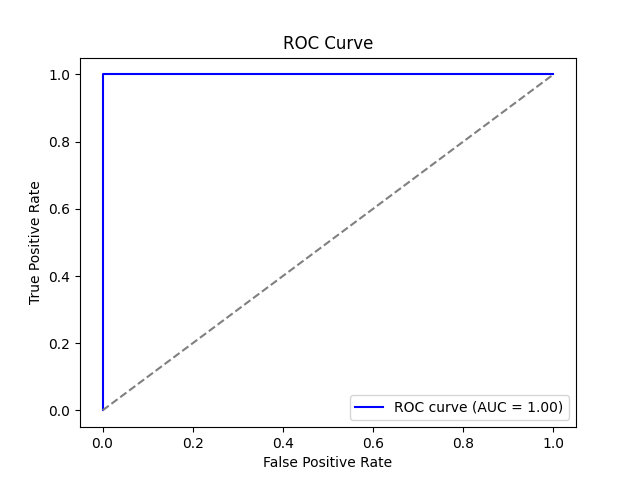

Generate this figure with Python:
import pyod.models.knn as knn
from pyod.utils.data import generate_data 
import sklearn.metrics as metrics
import numpy as np
import matplotlib.pyplot as plt

X_train, X_test, y_train, y_test = generate_data(400,100,2,0.1)

model = knn.KNN(contamination=0.01)
# daca contaminarea este mai mare decat contaminarea din dataset atunci creste nr de FP
# daca contaminarea este mai mica decat cont din dataset atunci creste nr de FN
model.fit(X_train)

train_predictions = model.predict(X_train)
test_predictions = model.predict(X_test)
train_scores = model.decision_function(X_train)
test_scores = model.decision_function(X_test)

true_y = np.concatenate([y_train, y_test])
predictions = np.concatenate([train_predictions,test_predictions])
scores = np.concatenate([train_scores, test_scores])

confusion = metrics.confusion_matrix(true_y,predictions)

print("Confusion matrix:\n", confusion)

balanced_acc = metrics.balanced_accuracy_score(true_y, predictions)

print("Balanced Accuracy:", balanced_acc)

fpr, tpr, thresholds = metrics.roc_curve(true_y,scores)
roc_auc = roc_auc_score = metrics.roc_auc_score(true_y, scores)

plt.plot(fpr, tpr, color='blue', label=f'ROC curve (AUC = {roc_auc:.2f})')
plt.plot([0, 1], [0, 1], color='gray', linestyle='--')
plt.xlabel('False Positive Rate')
plt.ylabel('True Positive Rate')
plt.title('ROC Curve')
plt.legend()
plt.show()
plt.savefig("Lab1/ex2.png")


